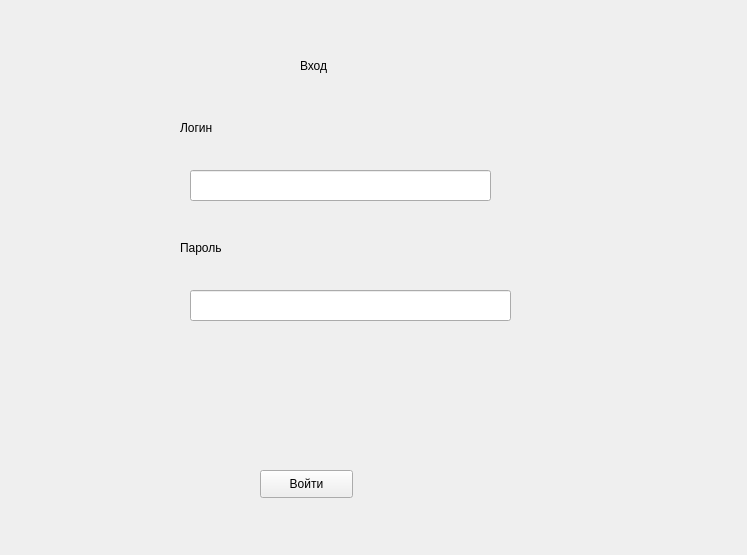
<?xml version="1.0" encoding="UTF-8"?>
<ui version="4.0">
 <class>MainWindow</class>
 <widget class="QMainWindow" name="MainWindow">
  <property name="geometry">
   <rect>
    <x>0</x>
    <y>0</y>
    <width>747</width>
    <height>555</height>
   </rect>
  </property>
  <property name="windowTitle">
   <string>MainWindow</string>
  </property>
  <widget class="QWidget" name="centralwidget">
   <widget class="QLabel" name="label_login">
    <property name="geometry">
     <rect>
      <x>180</x>
      <y>120</y>
      <width>55</width>
      <height>16</height>
     </rect>
    </property>
    <property name="text">
     <string>Логин</string>
    </property>
   </widget>
   <widget class="QLabel" name="label_password">
    <property name="geometry">
     <rect>
      <x>180</x>
      <y>240</y>
      <width>55</width>
      <height>16</height>
     </rect>
    </property>
    <property name="text">
     <string>Пароль</string>
    </property>
   </widget>
   <widget class="QPushButton" name="pushButton_enter">
    <property name="geometry">
     <rect>
      <x>260</x>
      <y>470</y>
      <width>93</width>
      <height>28</height>
     </rect>
    </property>
    <property name="text">
     <string>Войти</string>
    </property>
   </widget>
   <widget class="QLineEdit" name="lineEdit_login">
    <property name="geometry">
     <rect>
      <x>190</x>
      <y>170</y>
      <width>301</width>
      <height>31</height>
     </rect>
    </property>
   </widget>
   <widget class="QLineEdit" name="lineEdit_password">
    <property name="geometry">
     <rect>
      <x>190</x>
      <y>290</y>
      <width>321</width>
      <height>31</height>
     </rect>
    </property>
   </widget>
   <widget class="QLabel" name="label_enter">
    <property name="geometry">
     <rect>
      <x>300</x>
      <y>40</y>
      <width>61</width>
      <height>51</height>
     </rect>
    </property>
    <property name="text">
     <string>Вход</string>
    </property>
   </widget>
  </widget>
 </widget>
 <resources/>
 <connections/>
</ui>
